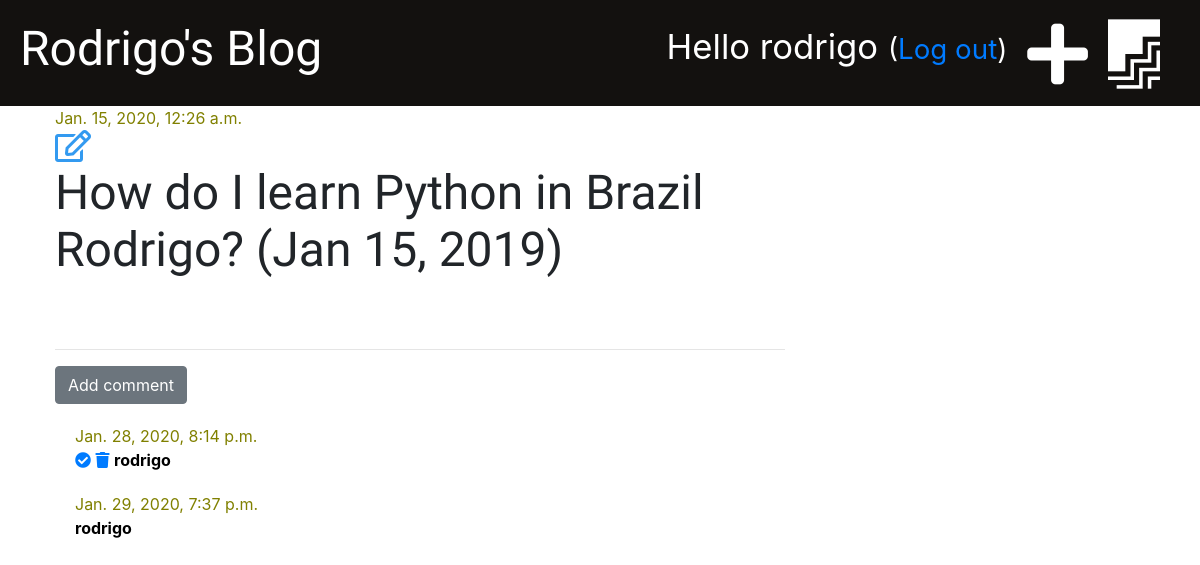
The app's page /post/1/ (signed in) with its own data.
### project/models.py (models this page shows, shortened)
class Post(models.Model):
    author = models.ForeignKey('auth.User', on_delete=models.CASCADE)
    title = models.CharField(max_length=200)
    text = models.TextField()
    created_date = models.DateTimeField(default=timezone.now)
    published_date = models.DateTimeField(blank=True, null=True)

class Comment(models.Model):
    post = models.ForeignKey('project.Post', on_delete=models.CASCADE, related_name='comments')
    author = models.CharField(max_length=200)
    text = models.TextField()
    created_date = models.DateTimeField(default=timezone.now)
    approved = models.BooleanField(default=False)

### project/views.py (the view)
# urls.py: path('post/<int:pk>/', views.post_detail, name='post_detail'),
def post_detail(request, pk):
    post = get_object_or_404(Post, pk=pk)
    stuff_for_frontend = {'post': post}
    return render(request, 'project/post_detail.html', stuff_for_frontend)

### project/templatetags/markdownify.py (called while the page is built)
@register.filter
def markdown(value):
    renderer = HighlightRenderer()
    markdown = mistune.Markdown(renderer=renderer)
    return markdown(value)

### project/templates/project/post_detail.html (shortened to what this page needs)
{% extends 'project/base.html' %}
{% load markdownify %}
{% block content %}
    <div class='post'>
        {% if post.published_date %}
            <div class='date'>
                {{ post.published_date }}
            </div>
        {% else %}
            <a href="{% url 'post_publish' pk=post.pk %}" class="btn btn-primary">Publish</a>
        {% endif %}
        {% if user.is_authenticated %}
            <a href="{% url 'post_edit' pk=post.pk %}"><i class="far fa-edit fa-2x" style="color: #339af0"></i></a>
        {% endif %}
        <h1>{{ post.title }}</h1>
    </div>
    <hr>
    <a href="{% url 'add_comment_to_post' pk=post.pk %}" class="btn btn-secondary" >Add comment</a>
    {% for comment in post.comments.all %}
        {% if user.is_authenticated or comment.approved %}
            <div class="comment">
                <div class="date">
                    {{ comment.created_date }}
                </div>
                {% if not comment.approved and user.is_superuser %}
                    <a href="{% url 'comment_approve' pk=comment.pk %}"><i class="fas fa-check-circle"></i></a>
                    <a href="{% url 'comment_remove' pk=comment.pk %}"><i class="fas fa-trash"></i></a>
                {% endif %}
                <strong>{{ comment.author }}</strong>
            </div>
        {% endif %}
    {% empty %}
        <p>No comments yet...</p>
    {% endfor %}
{% endblock %}

### project/templates/project/base.html (shortened to what this page needs)
{% load staticfiles %}
<!DOCTYPE html>
<html lang="en">
<head>
</head>
<body>
    <link rel="stylesheet" href="https://stackpath.bootstrapcdn.com/bootstrap/4.4.1/css/bootstrap.min.css">
    <link rel="stylesheet" href="{% static 'css/project.css' %}">
    <link rel="stylesheet" href="https://use.fontawesome.com/releases/v5.12.0/css/all.css">
    <link rel="stylesheet" href="{% static 'css/zenburn.css' %}">
</head>
<body>
<div class="page-header">
    {% if user.is_authenticated %}
        <a href="{% url 'post_draft_list' %}" class="top-menu"><i class="fab fa-firstdraft fa-2x"style="color: #ffffff;"></i></a>
        <a href="{% url 'post_new' %}" class="top-menu"><i class="fas fa-plus fa-2x" style="color: #ffffff;"></i></a>
        <p class="top-menu">Hello {{ user.username }} <small>(<a href="{% url 'logout' %}">Log out</a>)</small></p>
    {% else %}
        <a href="{% url 'login' %}" class="top-menu"><i class="fas fa-sign-in-alt fa-2x" style="color: #ffffff;"></i></a>
    {% endif %}
    <h1>Rodrigo's Blog</h1>
</div>
<div class='content container'>
    <div class="row">
        <div class="col-md-8">
            {% block content %}
            {% endblock %}
        </div>
    </div>
</div>
</body>
</html>

### project/static/css/project.css (style rules this page uses)
.page-header { background-color: #13110f; margin-top: 0; padding: 20px 20px 20px 20px; }
.page-header h1, .page-header h1 a { color: #ffffff; font-size: 36pt; text-decoration: none; }
.content { margin-left: 40px; }
h1, h2, h3, h4 { font-family: 'Tangerine', 'Inconsolata', 'Droid Sans', serif; font-size: 48px; }
.date { color: olive }
.post { margin-bottom: 70px; }
.top-menu { color: #ffffff; float: right; font-size: 26pt; margin-right: 20px; }
.comment { color: black; margin: 20px 0px 20px 20px; }

### records on screen
Post: published_date "Jan. 15, 2020, 12:26 a.m.", title "How do I learn Python in Brazil Rodrigo? (Jan 15, 2019)"
Comment: created_date "Jan. 28, 2020, 8:14 p.m.", approved False (drawn), author "rodrigo"
Comment: created_date "Jan. 29, 2020, 7:37 p.m.", author "rodrigo"

### other values on screen
{{ user.username }} "rodrigo"
